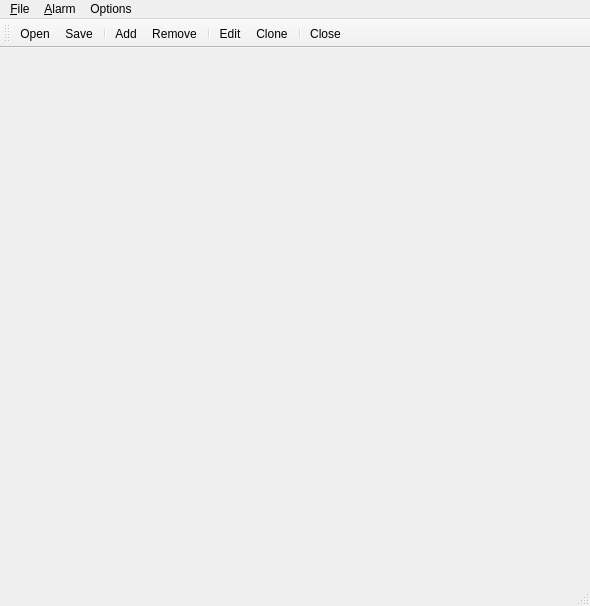
<?xml version="1.0" encoding="UTF-8"?>
<ui version="4.0">
 <class>MainWindow</class>
 <widget class="QMainWindow" name="MainWindow">
  <property name="geometry">
   <rect>
    <x>0</x>
    <y>0</y>
    <width>590</width>
    <height>606</height>
   </rect>
  </property>
  <property name="windowTitle">
   <string>MainWindow</string>
  </property>
  <property name="windowIcon">
   <iconset resource="resources.qrc">
    <normaloff>:/new/prefix1/icons/alarm-clock.png</normaloff>:/new/prefix1/icons/alarm-clock.png</iconset>
  </property>
  <property name="styleSheet">
   <string notr="true"/>
  </property>
  <widget class="QWidget" name="centralwidget">
   <widget class="QWidget" name="verticalLayoutWidget">
    <property name="geometry">
     <rect>
      <x>30</x>
      <y>20</y>
      <width>521</width>
      <height>491</height>
     </rect>
    </property>
    <layout class="QVBoxLayout" name="verticalLayout"/>
   </widget>
  </widget>
  <widget class="QStatusBar" name="statusbar"/>
  <widget class="QToolBar" name="toolBar">
   <property name="acceptDrops">
    <bool>false</bool>
   </property>
   <property name="windowTitle">
    <string>toolBar</string>
   </property>
   <property name="autoFillBackground">
    <bool>false</bool>
   </property>
   <property name="movable">
    <bool>true</bool>
   </property>
   <property name="toolButtonStyle">
    <enum>Qt::ToolButtonTextUnderIcon</enum>
   </property>
   <property name="floatable">
    <bool>true</bool>
   </property>
   <attribute name="toolBarArea">
    <enum>TopToolBarArea</enum>
   </attribute>
   <attribute name="toolBarBreak">
    <bool>false</bool>
   </attribute>
   <addaction name="actionOpen"/>
   <addaction name="actionSave"/>
   <addaction name="separator"/>
   <addaction name="actionAdd"/>
   <addaction name="actionRemove"/>
   <addaction name="separator"/>
   <addaction name="actionEdit"/>
   <addaction name="actionClone_2"/>
   <addaction name="separator"/>
   <addaction name="actionClose"/>
  </widget>
  <widget class="QMenuBar" name="menubar">
   <property name="geometry">
    <rect>
     <x>0</x>
     <y>0</y>
     <width>590</width>
     <height>21</height>
    </rect>
   </property>
   <widget class="QMenu" name="menu_File">
    <property name="title">
     <string>&amp;File</string>
    </property>
    <addaction name="actionOpen"/>
    <addaction name="actionSave"/>
    <addaction name="actionSave_as"/>
    <addaction name="separator"/>
    <addaction name="actionClose"/>
   </widget>
   <widget class="QMenu" name="menu_Alarm">
    <property name="title">
     <string>&amp;Alarm</string>
    </property>
    <addaction name="actionAdd"/>
    <addaction name="actionRemove"/>
    <addaction name="separator"/>
    <addaction name="actionEdit"/>
    <addaction name="actionClone_2"/>
   </widget>
   <widget class="QMenu" name="menuOptions">
    <property name="title">
     <string>Options</string>
    </property>
    <addaction name="actionFloating_window_clock"/>
    <addaction name="actionBacground_options"/>
   </widget>
   <addaction name="menu_File"/>
   <addaction name="menu_Alarm"/>
   <addaction name="menuOptions"/>
  </widget>
  <action name="actionAdd">
   <property name="icon">
    <iconset resource="resources.qrc">
     <normaloff>:/new/prefix1/icons/add_alarm.png</normaloff>:/new/prefix1/icons/add_alarm.png</iconset>
   </property>
   <property name="text">
    <string>Add</string>
   </property>
   <property name="shortcut">
    <string>Ctrl+A</string>
   </property>
  </action>
  <action name="actionRemove">
   <property name="checkable">
    <bool>false</bool>
   </property>
   <property name="icon">
    <iconset resource="resources.qrc">
     <normaloff>:/new/prefix1/icons/remove_alarm.png</normaloff>:/new/prefix1/icons/remove_alarm.png</iconset>
   </property>
   <property name="text">
    <string>Remove</string>
   </property>
   <property name="shortcut">
    <string>Ctrl+R</string>
   </property>
  </action>
  <action name="actionClose">
   <property name="icon">
    <iconset resource="resources.qrc">
     <normaloff>:/new/prefix1/icons/close_program.png</normaloff>:/new/prefix1/icons/close_program.png</iconset>
   </property>
   <property name="text">
    <string>Close</string>
   </property>
   <property name="shortcut">
    <string>Ctrl+Q</string>
   </property>
  </action>
  <action name="actionEdit">
   <property name="icon">
    <iconset resource="resources.qrc">
     <normaloff>:/new/prefix1/icons/edit_alarm.png</normaloff>:/new/prefix1/icons/edit_alarm.png</iconset>
   </property>
   <property name="text">
    <string>Edit</string>
   </property>
   <property name="shortcut">
    <string>Ctrl+E</string>
   </property>
  </action>
  <action name="actionClone_2">
   <property name="icon">
    <iconset resource="resources.qrc">
     <normaloff>:/new/prefix1/icons/clone_alarm.png</normaloff>:/new/prefix1/icons/clone_alarm.png</iconset>
   </property>
   <property name="text">
    <string>Clone</string>
   </property>
   <property name="shortcut">
    <string>Ctrl+C</string>
   </property>
  </action>
  <action name="actionFloating_window_clock">
   <property name="text">
    <string>Floating window clock</string>
   </property>
  </action>
  <action name="actionSave">
   <property name="icon">
    <iconset resource="resources.qrc">
     <normaloff>:/new/prefix1/icons/save_file.png</normaloff>:/new/prefix1/icons/save_file.png</iconset>
   </property>
   <property name="text">
    <string>Save</string>
   </property>
   <property name="shortcut">
    <string>Ctrl+S</string>
   </property>
  </action>
  <action name="actionOpen">
   <property name="icon">
    <iconset resource="resources.qrc">
     <normaloff>:/new/prefix1/icons/open_file.png</normaloff>:/new/prefix1/icons/open_file.png</iconset>
   </property>
   <property name="text">
    <string>Open</string>
   </property>
   <property name="shortcut">
    <string>Ctrl+O</string>
   </property>
  </action>
  <action name="actionSave_as">
   <property name="icon">
    <iconset resource="resources.qrc">
     <normaloff>:/new/prefix1/icons/save_as.png</normaloff>:/new/prefix1/icons/save_as.png</iconset>
   </property>
   <property name="text">
    <string>Save as...</string>
   </property>
  </action>
  <action name="actionBacground_options">
   <property name="icon">
    <iconset resource="resources.qrc">
     <normaloff>:/new/prefix1/icons/theme.png</normaloff>:/new/prefix1/icons/theme.png</iconset>
   </property>
   <property name="text">
    <string>Background options</string>
   </property>
   <property name="shortcut">
    <string>Ctrl+B</string>
   </property>
   <property name="shortcutVisibleInContextMenu">
    <bool>false</bool>
   </property>
  </action>
 </widget>
 <resources>
  <include location="resources.qrc"/>
 </resources>
 <connections/>
</ui>
